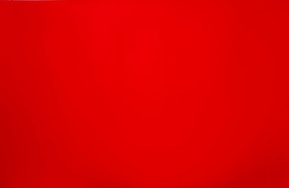
#> input picture TP3/Imgs/red.jpg, 289 x 188 px, shrunk from 554 x 360 before the run
$ python ej2.py
#> lines starting #> are read from the running program, lines starting #| are printed output that depends on the picture; long printed decimals are rounded
import numpy as np
from PIL import Image
import cv2
from sklearn import svm

red = np.array(Image.open("Imgs/red.jpg"))
#> red is the input picture: shape (188, 289, 3); mean R, G, B 218.7, 0.3, 0.8
green = np.array(Image.open("Imgs/green.jpg"))
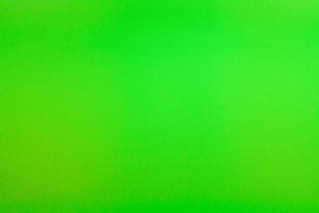
#> input picture TP3/Imgs/green.jpg, 319 x 213 px, shrunk from 612 x 408 before the run
#> green is the input picture: shape (213, 319, 3); mean R, G, B 55.4, 220.2, 22.2
blue = np.array(Image.open("Imgs/blue.jpg"))
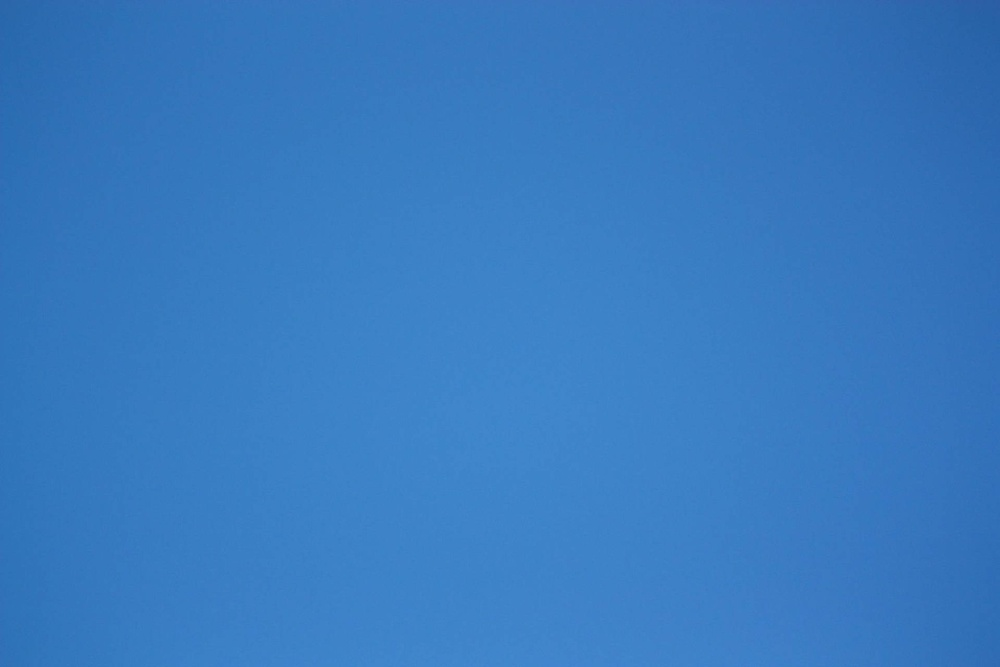
#> input picture TP3/Imgs/blue.jpg, 1000 x 667 px, shrunk from 1920 x 1280 before the run
#> blue is the input picture: shape (667, 1000, 3); mean R, G, B 56, 122.6, 192.5
COLORS = np.array([red[0, 0], green[0, 0], blue[0, 0]])
#> COLORS = [[207, 2, 7], [61, 205, 11], [42, 103, 170]]
print(COLORS)
#| [[207   2   7]
#|  [ 61 205  11]
#|  [ 42 103 170]]

def main():

    color_dim = 3
    sky = np.array(Image.open("Imgs/cielo.jpg"))
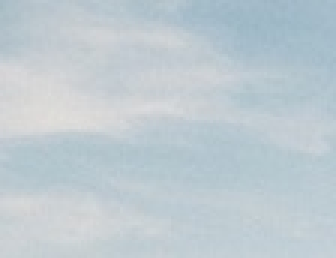
#> input picture TP3/Imgs/cielo.jpg, 112 x 86 px, shrunk from 215 x 165 before the run (shown 3 times larger)
#> sky is the input picture: shape (86, 112, 3); mean R, G, B 190.5, 202.6, 209.1
    sky = sky.reshape((sky.shape[0]*sky.shape[1], color_dim))
    grass = np.array(Image.open("Imgs/pasto.jpg"))
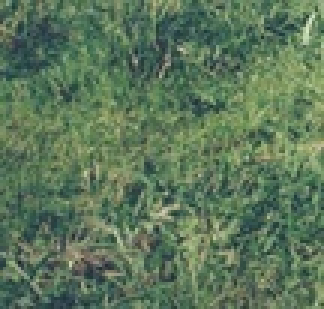
#> input picture TP3/Imgs/pasto.jpg, 108 x 103 px, shrunk from 208 x 198 before the run (shown 3 times larger)
#> grass is the input picture: shape (103, 108, 3); mean R, G, B 92.5, 118.3, 90.3
    grass = grass.reshape((grass.shape[0]*grass.shape[1], color_dim))
    cow = np.array(Image.open("Imgs/vaca.jpg"))
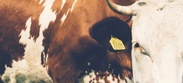
#> input picture TP3/Imgs/vaca.jpg, 183 x 83 px, shrunk from 352 x 160 before the run
#> cow is the input picture: shape (83, 183, 3); mean R, G, B 164, 141.7, 129.2
    cow = cow.reshape((cow.shape[0]*cow.shape[1], color_dim))

    #TODO hay que mezclar el dataset sin perder el orden de las labels, usando un mapa o algo asi
    perc = 0.8
    dataset = np.concatenate((sky, grass, cow), axis=0)
    labels = np.concatenate((0*np.ones(len(sky)), 1*np.ones(len(grass)), 2*np.ones(len(cow))))

    clf = svm.SVC()
    clf.fit(dataset[:int(perc*len(dataset))], labels[:int(perc*len(labels))])

    #Hacemos predicciones para ver que este dando buenos resultados
    #Falta tomar las metricas que pide la catedra y probar diferentes C y kernels
    predictions = clf.predict(dataset[-int((1-perc)*len(dataset)):])
#> predictions = 7188 values, max 2 at index 1, min 0 at index 366, mean 1.96
    error = np.absolute(predictions-labels[-int((1-perc)*len(dataset)):]).sum()
#> error = 293
    print(1 - error/len(predictions))
#| 0.9592

    # [7 lines of commented-out code are left out]


if __name__ == "__main__":
    main()
